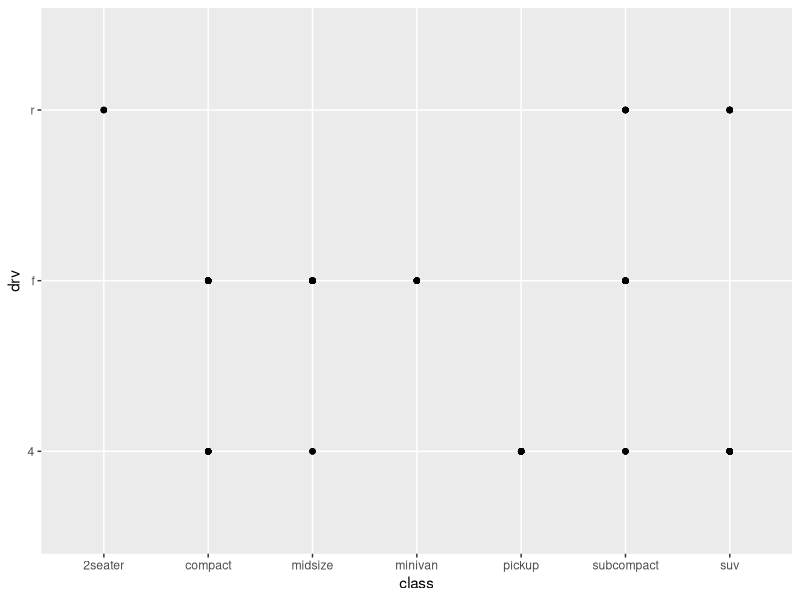
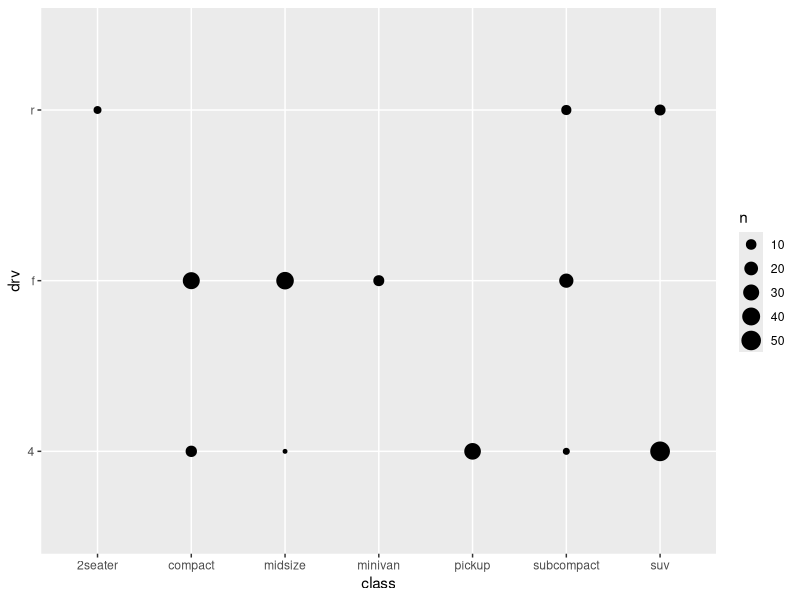
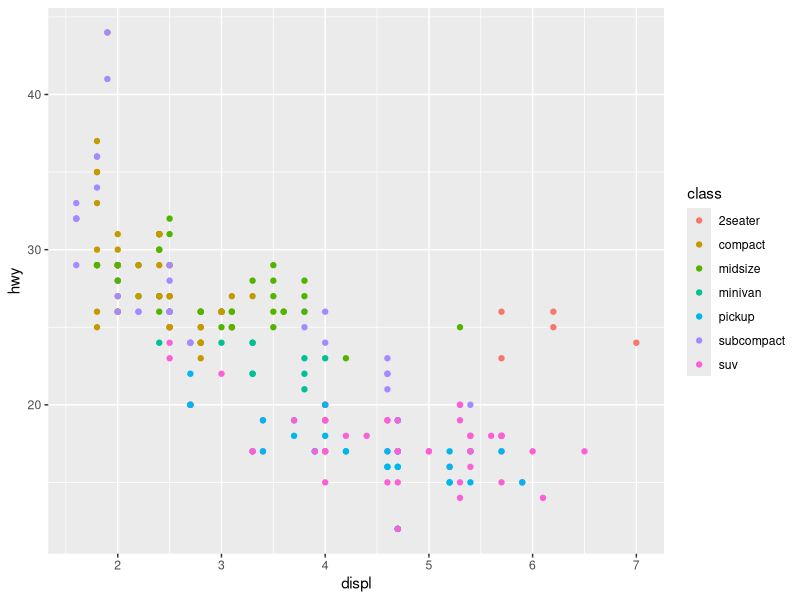
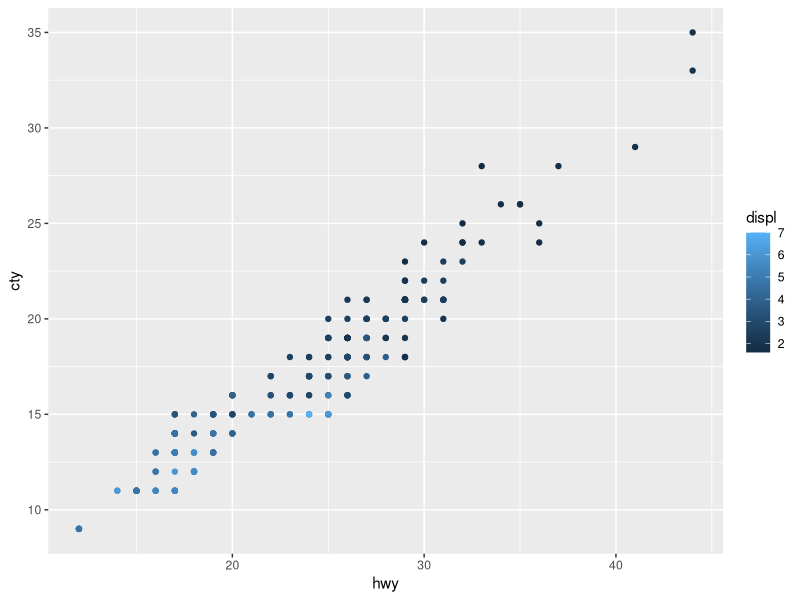
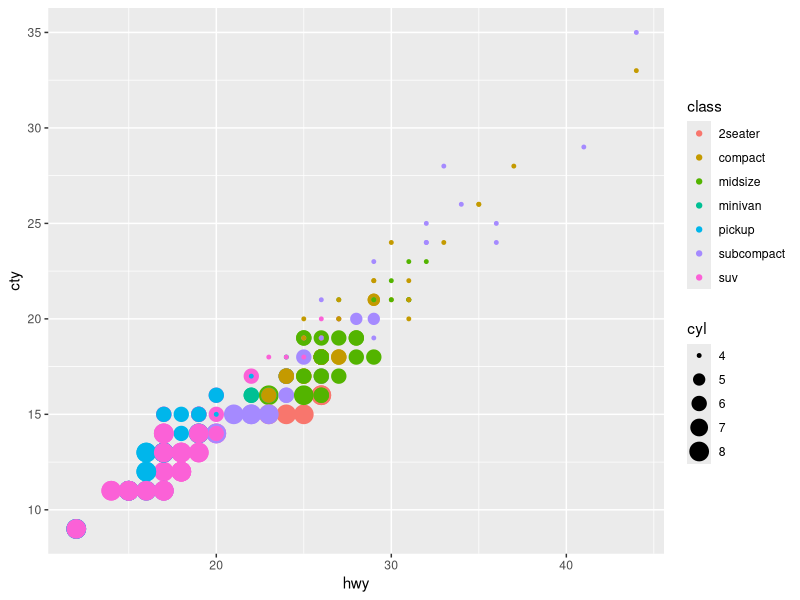
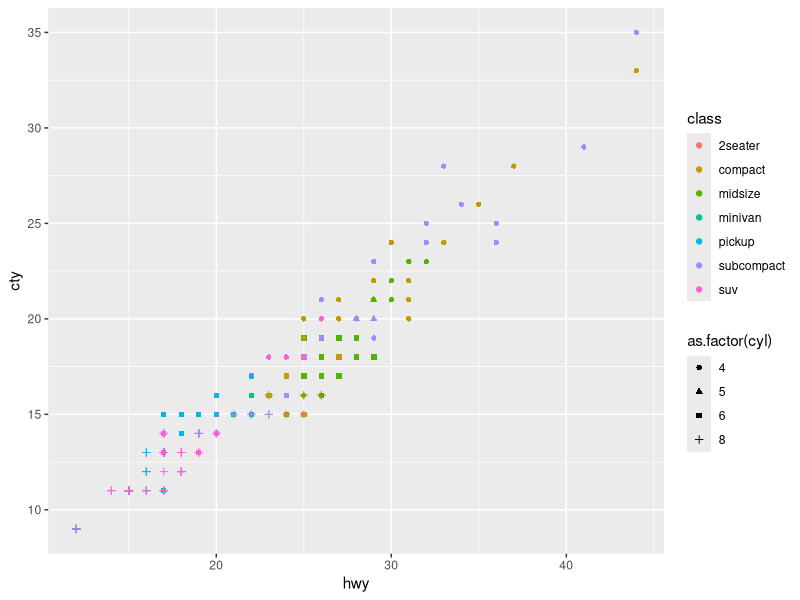
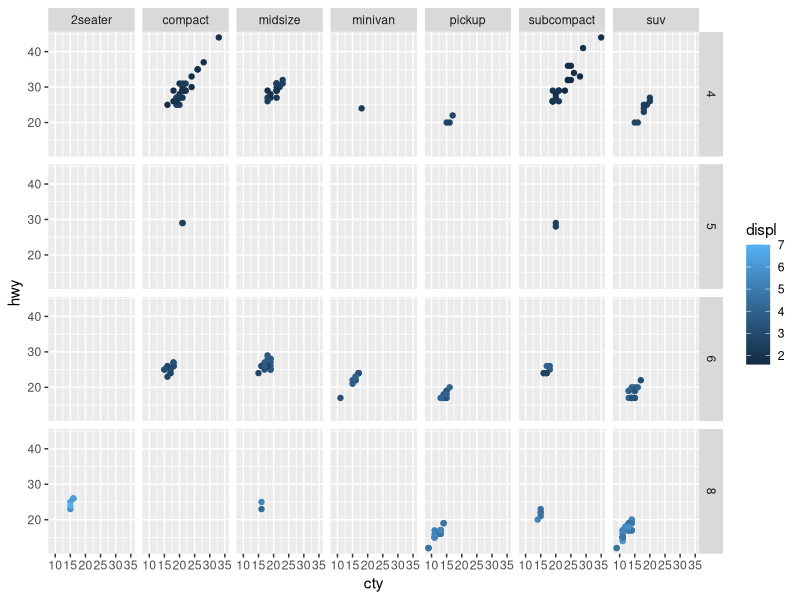
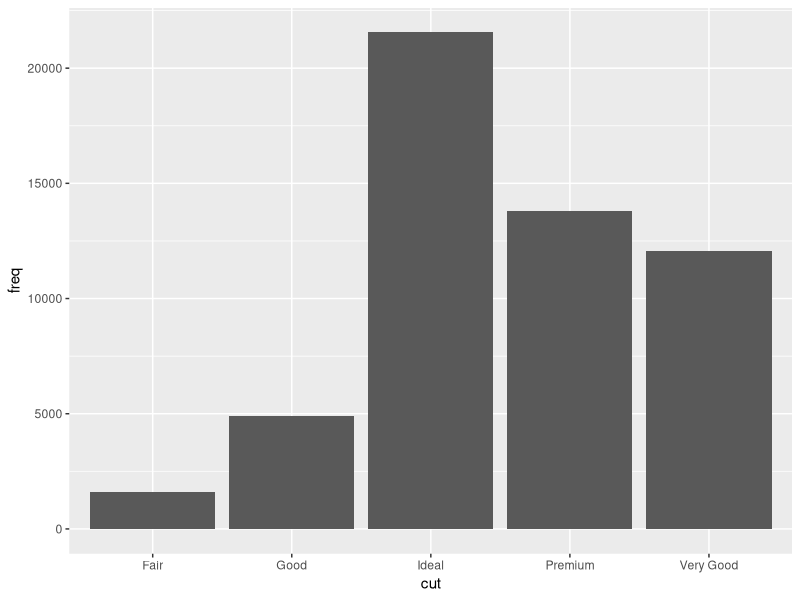

R code for these plots, in order:
library(tidyverse)
?mpg
#Class and drv are categorical values so scatter plots wont make any sense, use barchart instead I guess
#use geom_count
ggplot(data = mpg) + geom_point(aes(x=class, y = drv))
ggplot(data = mpg) + geom_count(aes(x=class, y = drv))

ggplot(data = mpg) + geom_point(aes(x=displ, y = hwy, color = class))
#Top left are outliers?

ggplot(data = mpg) +
  geom_point(aes(x = hwy, y= cty, col = displ))
#Highway and City miles are directly proportional, but some large engines have better highway mileage than city milage


ggplot(data = mpg) +
  geom_point(aes(x = hwy, y= cty, size = cyl, col = class))

ggplot(data = mpg) +
  geom_point(aes(x = hwy, y= cty, shape = as.factor(cyl), col = class))
#suvs and 2 seaters tend to be the best


ggplot(data = mpg) +
  geom_point(aes(x = cty, y = hwy, col = displ))+
  facet_grid(cyl ~ class)


demo <- tribble(~cut, ~freq,
                "Fair", 1610,
                "Good", 4906,
                "Very Good", 12082,
                "Premium", 13791,
                "Ideal", 21551)

ggplot(data = demo) + geom_bar(mapping = aes(x = cut, y = freq), stat = "identity")


ggplot(data = diamonds) + geom_bar(aes(x = clarity, fill = color), position = "dodge")
ggplot(data = diamonds) + geom_bar(aes(x = cut, fill = color), position = "dodge")
ggplot(data = diamonds) + geom_bar(aes(x = cut, fill = color), position = "dodge") + facet_wrap(~clarity)

